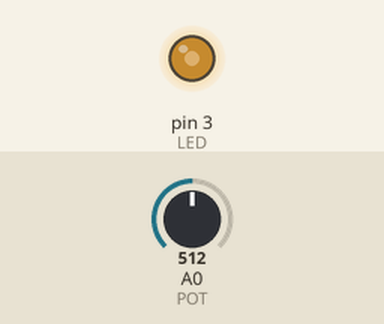
A sketch run on a simulated Arduino Uno, built with avr-gcc and run on an emulated ATmega328P. Parts: output pins drawn as LEDs (lit = HIGH). The inputs (shaded band) are chosen by the test bench; at power-on: A0 (POT) = 512.

Above: at 1.2 s.
1.3 s: A0 (POT) set to 716
At 2.4 s:
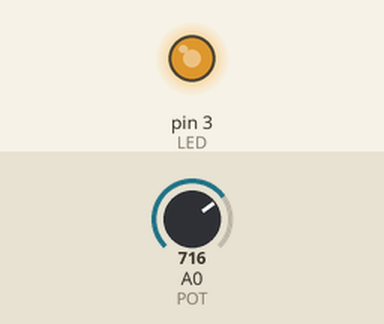
2.8 s: A0 (POT) set to 900
At 3.6 s:
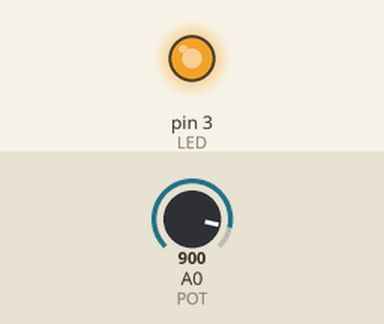
4.3 s: A0 (POT) set to 122
At 4.7 s:
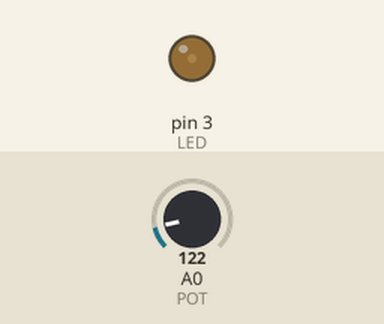
5.8 s: A0 (POT) set to 0
At 7.0 s:
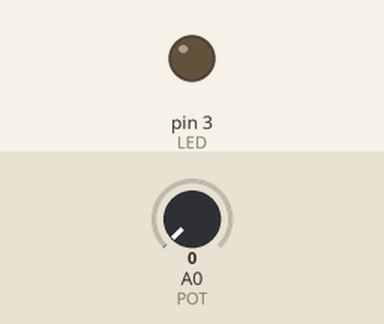
Timing chart, 0 to 8.3 s (numbered marks = the images above; inputs shaded):
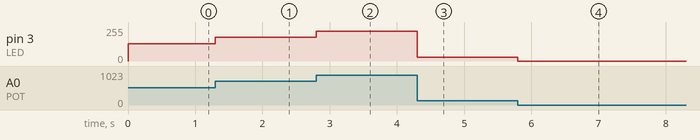

The sketch:

caso2.ino
```cpp
int LED = 3;
int BRILLO;
int POT = 0;

void setup() {
	pinMode(LED, OUTPUT);
}

void loop() {
	BRILLO = analogRead(POT);
	analogWrite(LED, BRILLO / 4);
}
```

Measured:
- after the input at 1.3 s, pin 3 (LED): 128/255 → 179/255 at once
- after the input at 2.8 s, pin 3 (LED): 179/255 → 225/255 at once
- after the input at 4.3 s, pin 3 (LED): 225/255 → 30/255 at once
- after the input at 5.8 s, pin 3 (LED): 30/255 → 0/255 at once
